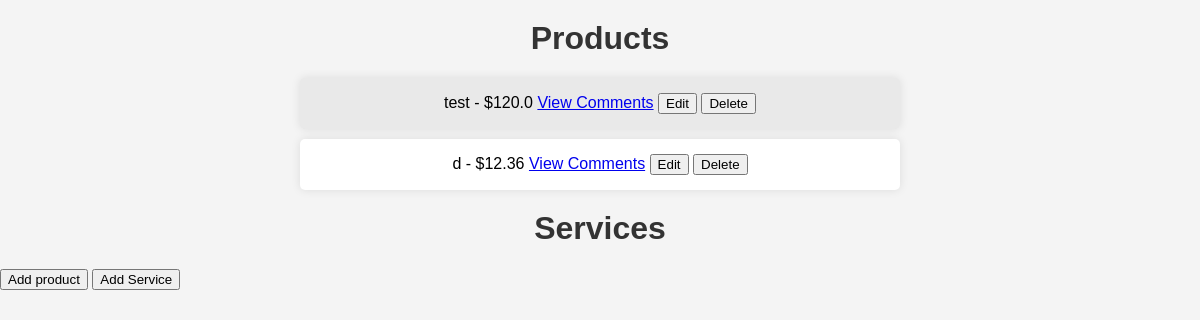
Page / (signed in) on the earlier database version.
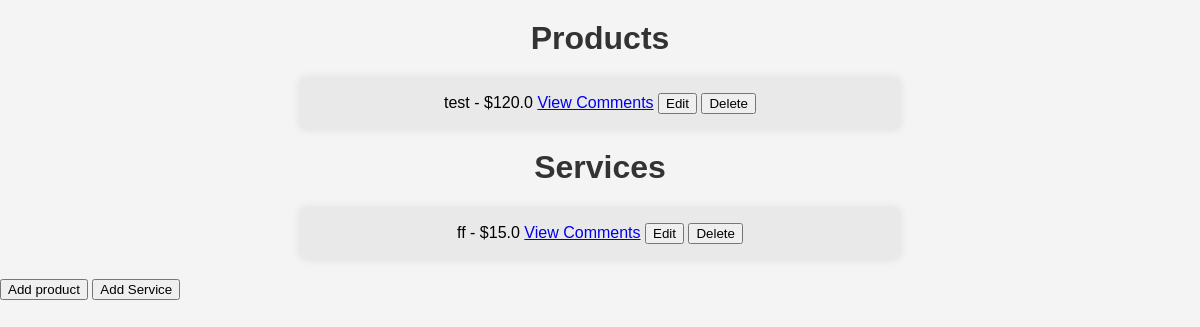
Same page on the later database version.
### app/models.py (models this page shows, shortened)
class Product(db.Model):
    __tablename__ = 'products'
    id = db.Column(db.Integer, primary_key=True)
    name = db.Column(db.String(120), nullable=False)
    price = db.Column(db.Float, nullable=False)
    comments = db.relationship('Comment', backref='product', lazy=True)

class Service(db.Model):
    __tablename__ = 'services'
    id = db.Column(db.Integer, primary_key=True)
    name = db.Column(db.String(150), unique=True, nullable=False)
    price = db.Column(db.Float, nullable=False)

### app/main.py (the view)
@app.route('/')
@session_login_required
def index():
    current_user = session.get('username')
    if current_user:
        user_id = session.get('user_id')
        current_user = User.query.filter(
                User.id == user_id
        ).first()
        role = Role.query.filter(
            Role.id == current_user.role_id
        ).first()
        is_admin = role.name == 'admin'
        products = Product.query.all()
        services = Service.query.all()
        return render_template('index.html', products=products, services=services, is_admin=is_admin)
    else:
        return redirect(url_for('login'))

### app/main.py (called while the page is built)
@app.before_request
def create_tables():
    db.create_all()

def session_login_required(f):
    @wraps(f)
    def decorated_function(*args, **kwargs):
        if 'user_id' not in session:
            flash('Please log in to access this page.', 'danger')
            return redirect(url_for('login'))
        return f(*args, **kwargs)
    return decorated_function

### app/templates/index.html (shortened to what this page needs)
<!DOCTYPE html>
<html lang="en">
<head>
    <link rel="stylesheet" href="../static/css/style.css">
</head>
<body>
    <h1>Products</h1>
    <ul>
        {% for product in products %}
            <li>
                {{ product.name }} - ${{ product.price }}
                <a href="{{ url_for('view_comments', item_type='product', item_id=product.id) }}">View Comments</a>
                {% if is_admin %}
                    <form action="{{ url_for('edit_item', item_type='product', item_id=product.id) }}" method="GET" style="display:inline;">
                        <button type="submit">Edit</button>
                    </form>
                    <form action="{{ url_for('delete_item', item_type='product', item_id=product.id) }}" method="POST" style="display:inline;">
                        <button type="submit">Delete</button>
                    </form>
                {% endif %}
            </li>
        {% endfor %}
    </ul>
    <h1>Services</h1>
    <ul>
        {% for service in services %}
            <li>
                {{ service.name }} - ${{ service.price }}
                <a href="{{ url_for('view_comments', item_type='service', item_id=service.id) }}">View Comments</a>
                {% if is_admin %}
                    <form action="{{ url_for('edit_item', item_type='service', item_id=service.id) }}" method="GET" style="display:inline;">
                        <button type="submit">Edit</button>
                    </form>
                    <form action="{{ url_for('delete_item', item_type='service', item_id=service.id) }}" method="POST" style="display:inline;">
                        <button type="submit">Delete</button>
                    </form>
                {% endif %}
            </li>
        {% endfor %}
    </ul>
    {% if is_admin %}
        <form action="{{ url_for('add_item', item_type='product') }}" method="GET" style="display:inline;">
            <button type="submit">Add product</button>
        </form>
        <form action="{{ url_for('add_item', item_type='service') }}" method="GET" style="display:inline;">
            <button type="submit">Add Service</button>
        </form>
    {% endif %}
</body>
</html>

### app/static/css/style.css (style rules this page uses)
body { font-family: Arial, sans-serif; margin: 0; padding: 0; background-color: #f4f4f4; }
h1 { color: #333; text-align: center; margin-top: 20px; }
ul { list-style-type: none; padding: 0; margin: 20px auto; max-width: 600px; }
li { background-color: #fff; margin: 10px 0; padding: 15px; border-radius: 5px; box-shadow: 0 0 10px rgba(0, 0, 0, 0.1); text-align: center; }
li:nth-child(odd) { background-color: #e9e9e9; }

Differences in the rows shown:
removed Product: name "d", price "12.36"
added Service: name "ff", price "15.0"
